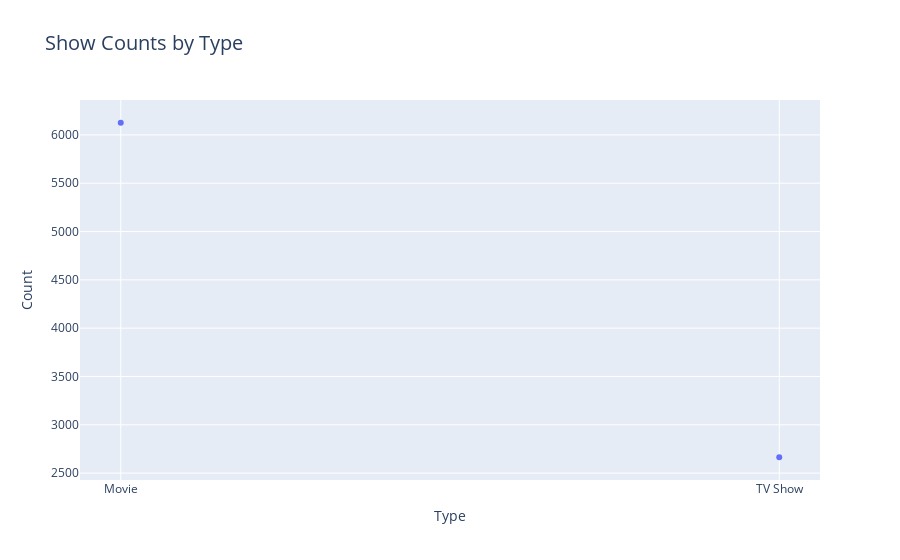

Notebook code cell kept with this figure:
### Code cell
# Create a scatter plot
scatter_fig = px.scatter(types, x=types.index, y='count',
                         labels={'type': 'Type', 'count': 'Count'},
                         title='Show Counts by Type')

# Update layout
scatter_fig.update_layout(xaxis_title='Type', yaxis_title='Count',
                          title_font_size=20)

# Show the plot
scatter_fig.show()

### Figure 1 — Plotly figure (JSON) as saved in the notebook; plotly's stock layout.template omitted (floating-point values rounded to 4 significant figures)
{"data": [{"hovertemplate": "Type=%{x}<br>Count=%{y}<extra></extra>", "legendgroup": "", "marker": {"color": "#636efa", "symbol": "circle"}, "mode": "markers", "name": "", "orientation": "v", "showlegend": false, "type": "scatter", "x": ["Movie", "TV Show"], "xaxis": "x", "y": [6126, 2664], "yaxis": "y"}], "layout": {"legend": {"tracegroupgap": 0}, "title": {"font": {"size": 20}, "text": "Show Counts by Type"}, "xaxis": {"anchor": "y", "domain": [0, 1], "title": {"text": "Type"}}, "yaxis": {"anchor": "x", "domain": [0, 1], "title": {"text": "Count"}}}}
